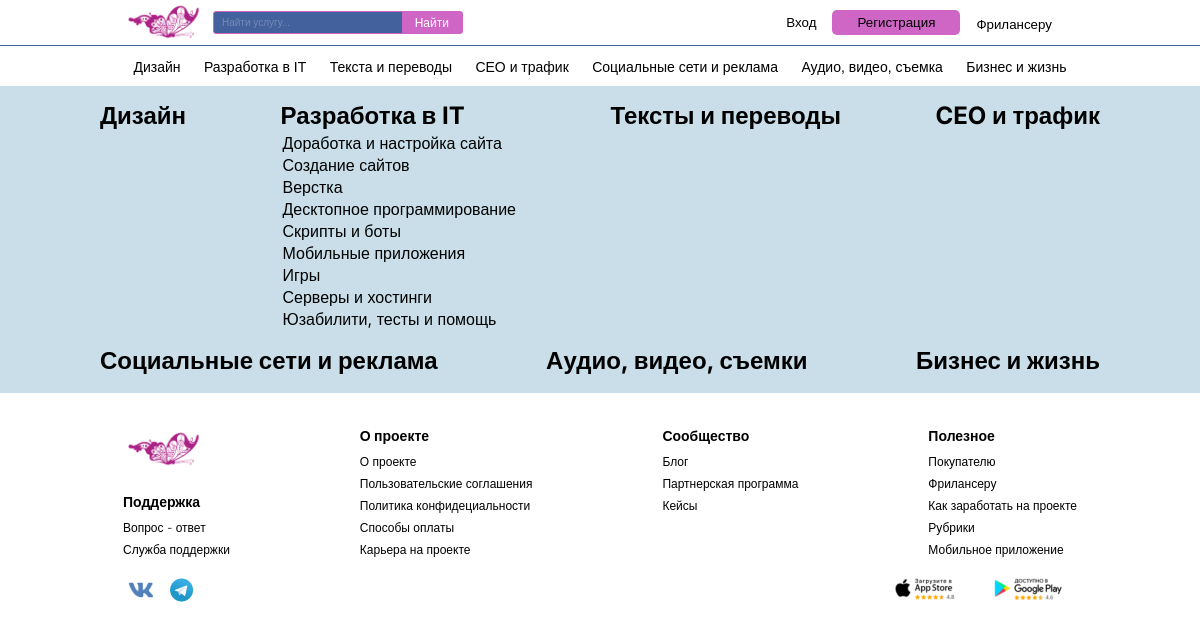
/projects/, run on the app's committed database.
### productsApp/models.py (models this page shows)
class MainCategory(models.Model):
    name = models.CharField(max_length = 50, blank = False, unique = True)
    urlname = models.CharField(max_length = 20, blank = False)
    description = models.CharField(max_length = 100, blank = True)
    def __str__(self):
        return self.name

class SubCategory(models.Model):
    main_category = models.ForeignKey(MainCategory, on_delete=models.PROTECT)
    name = models.CharField(max_length = 50, blank = False, unique = True)
    urlname = models.CharField(max_length = 20, blank = False)
    def __str__(self):
        return self.name

### productsApp/views.py (the view)
# urls.py: path('', CatalogBuyView.as_view(), name='catalogBuyURL'),
class CatalogBuyView(View):
    template_name = 'productsApp/template/catalog_buy.html'
    def get(self, request):
        maincats = MainCategory.objects.all()
        subcats = SubCategory.objects.all()
        return render(request, self.template_name, context = {'maincats':maincats,
                                                              'subcats':subcats})

### productsApp/template/catalog_buy.html (shortened to what this page needs)
{% extends 'mainApp/layout.html' %}
{% load static %}
{% block title %}
<link rel="stylesheet" href={% static "catalog.css" %}>
{%endblock%}
{% block content %}
<div class="body2">
    <div class="container">
        {% for maincat in maincats %}
        <ul>
            <h2><a href="{% url 'maincategoryURL' mainurlname=maincat.urlname %}">{{maincat}}</a></h2>
            {% for subcat in subcats %}
                {% if subcat.main_category_id == maincat.id %}
                    <li><a href="{% url 'subcategoryURL' mainurlname=maincat.urlname suburlname=subcat.urlname %}">{{ subcat }}</a></li>
                {% endif %}
            {% endfor %}
        </ul>
        {% endfor %}
    </div>
</div>
{% endblock %}

### mainApp/static/mainApp/css/layout.css (style rules this page uses)
html { box-sizing: border-box; }
*, *::before, *::after { box-sizing: inherit; }
body { margin: 0 auto; font-family: 'Inter', sans-serif; font-weight: 400; }
:root { --pink-color: #CF65C5; --blue-color: #42619D; --black-color: #000000; --white-color: #FFFFFF; --gray-color: #D9D9D9; }

### productsApp/static/catalog.css (style rules this page uses)
.body2 { width: 100%; padding: 15px auto; background-color:rgb(201, 222, 232); height: max-content; }
.container { margin: 0 auto; max-width: 1000px; display: flex; justify-content: space-between; flex-wrap: wrap; gap: 15px; padding: 15px 0; }

### data on the page
MainCategory: name "Дизайн"
MainCategory: name "Разработка в IT"
SubCategory: name "Доработка и настройка сайта"
SubCategory: name "Создание сайтов"
SubCategory: name "Верстка"
SubCategory: name "Десктопное программирование"
SubCategory: name "Скрипты и боты"
SubCategory: name "Мобильные приложения"
SubCategory: name "Игры"
SubCategory: name "Серверы и хостинги"
SubCategory: name "Юзабилити, тесты и помощь"
MainCategory: name "Тексты и переводы"
MainCategory: name "CEO и трафик"
MainCategory: name "Социальные сети и реклама"
MainCategory: name "Аудио, видео, съемки"
MainCategory: name "Бизнес и жизнь"
